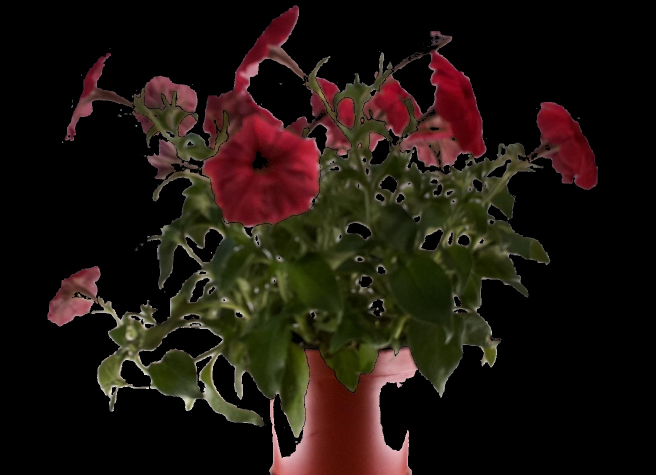
#> input picture Images/0000_extracted_pot.jpg, 1311 x 949 px, given in place of I, which was not available (shown at 1/2 size); the run also reads 1 picture not shown here
$ python -i CalculateOF.py   (imports and definitions only)
#> lines starting #> are read from the running program, lines starting #| are printed output that depends on the picture; after the words box and inside, x2 and y2 are one past the last pixel; in counts of white or black regions, pixels touching at a corner belong together; pictures that were not available may be replaced by others from this repository, and a replacement may not be noted
import cv2
import numpy as np
import os
from glob import glob

def load_images_from_folder(folder):
    """
    Load tất cả các khung hình từ thư mục timelapse.
    """
    images = []
    for filename in sorted(glob.glob(os.path.join(folder, "*.jpg"))):  # Đảm bảo khung hình được load theo thứ tự
        img = cv2.imread(filename)
        if img is not None:
            images.append(img)
    return images

def segment_color(image):
    """
    Phân đoạn lá (xanh) và hoa (đỏ) từ khung hình.
    """
    hsv = cv2.cvtColor(image, cv2.COLOR_BGR2HSV)

    # Define range for green color (increased range)
    lower_green = np.array([15, 10, 10], dtype=np.uint8)  # Lowered lower bound for green hue
    upper_green = np.array([115, 255, 255], dtype=np.uint8)  # Raised upper bound for green hue
    mask_green = cv2.inRange(hsv, lower_green, upper_green)

    # Phạm vi màu đỏ (hoa)
    lower_red1 = np.array([0, 50, 50], dtype=np.uint8)
    upper_red1 = np.array([10, 255, 255], dtype=np.uint8)
    lower_red2 = np.array([170, 50, 50], dtype=np.uint8)
    upper_red2 = np.array([180, 255, 255], dtype=np.uint8)
    mask_red1 = cv2.inRange(hsv, lower_red1, upper_red1)
    mask_red2 = cv2.inRange(hsv, lower_red2, upper_red2)
    mask_red = cv2.bitwise_or(mask_red1, mask_red2)

    return mask_green, mask_red

def compute_optical_flow(prev_frame, next_frame, mask):
    """
    Tính optical flow giữa hai khung hình dựa trên mask (lá hoặc hoa).
    """
    prev_gray = cv2.cvtColor(prev_frame, cv2.COLOR_BGR2GRAY)
    next_gray = cv2.cvtColor(next_frame, cv2.COLOR_BGR2GRAY)

    # Optical flow Farneback
    flow = cv2.calcOpticalFlowFarneback(prev_gray, next_gray, None,
                                        0.5, 3, 15, 3, 5, 1.2, 0)

    # Tách độ lớn và hướng chuyển động
    magnitude, angle = cv2.cartToPolar(flow[..., 0], flow[..., 1])

    # Áp dụng mask
    magnitude = cv2.bitwise_and(magnitude, magnitude, mask=mask)

    return magnitude, angle

def analyze_timelapse(image_files):
    """
    Phân tích toàn bộ timelapse, tính optical flow cho lá và hoa.
    """
    results = {
        "green": [],  # Chuyển động của lá
        "red": []     # Chuyển động của hoa
    }

    for i in range(len(image_files) - 1):

        # Lấy hai khung hình liên tiếp
        # frame1, frame2 = images[i], images[i + 1]
        frame1 = cv2.imread(image_files[i])
        frame2 = cv2.imread(image_files[i + 1])

        # Phân đoạn lá và hoa
        mask_green, mask_red = segment_color(frame1)

        # Tính optical flow cho lá
        magnitude_green, angle_green = compute_optical_flow(frame1, frame2, mask_green)
        results["green"].append((magnitude_green, angle_green))

        # Tính optical flow cho hoa
        magnitude_red, angle_red = compute_optical_flow(frame1, frame2, mask_red)
        results["red"].append((magnitude_red, angle_red))
        print(i, ":", image_files[i])
        # print(i, ":", magnitude_green,":", angle_green,":", magnitude_red,":", angle_red)
        # print("-------------------------------------")

    return results

def summarize_results(results):
    """
    Tổng hợp kết quả optical flow để rút ra thông tin.
    """
    summary = {
        "green_movement": [],
        "red_movement": []
    }

    # Tổng hợp độ lớn chuyển động
    for mag_green, _ in results["green"]:
        avg_movement_green = np.mean(mag_green[mag_green > 0])  # Chỉ lấy các điểm có chuyển động
        summary["green_movement"].append(avg_movement_green)

    for mag_red, _ in results["red"]:
        avg_movement_red = np.mean(mag_red[mag_red > 0])
        summary["red_movement"].append(avg_movement_red)

    return summary

# --- Chạy chương trình ---
# Thư mục chứa ảnh timelapse
timelapse_folder = "D:/Jeju/Thai/Dataset/Flower timelapse"  # Thay bằng thư mục chứa ảnh
image_files = sorted(glob(os.path.join(timelapse_folder, "*.jpg")))
# images = load_images_from_folder(timelapse_folder)

# Phân tích optical flow
results = analyze_timelapse(image_files)

# Tổng hợp và hiển thị kết quả
summary = summarize_results(results)
# [2 lines not run here, left out]

>>> result = analyze_timelapse('Images/0000_extracted_pot.jpg')
#> call 2 of analyze_timelapse, with image_files = 'Images/0000_extracted_pot.jpg'
#> in analyze_timelapse, frame1 is the input picture: shape (949, 1311, 3); mean B, G, R 14.5, 20.8, 29.8
#> in segment_color, `hsv = cv2.cvtColor(image, cv2.COLOR_BGR2HSV)`: hsv: shape (949, 1311, 3); mean H, S, V 27, 71.5, 30.9
#> in segment_color, `mask_green = cv2.inRange(hsv, lower_green, upper_green)`:
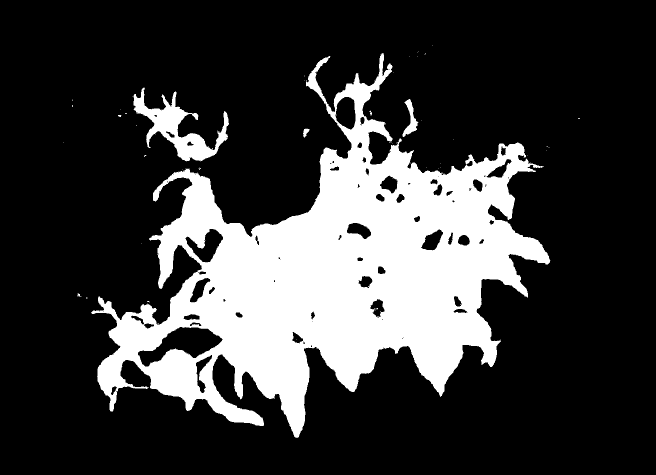
#> mask_green: shape (949, 1311) (shown at 1/2 size); 22.9% white; 64 white regions (57 under 20 px), largest, box (x1, y1, x2, y2) and area: (182, 106, 1101, 876) 275215, (267, 175, 458, 323) 8986, (805, 198, 837, 274) 906
#> in segment_color, `mask_red1 = cv2.inRange(hsv, lower_red1, upper_red1)`:
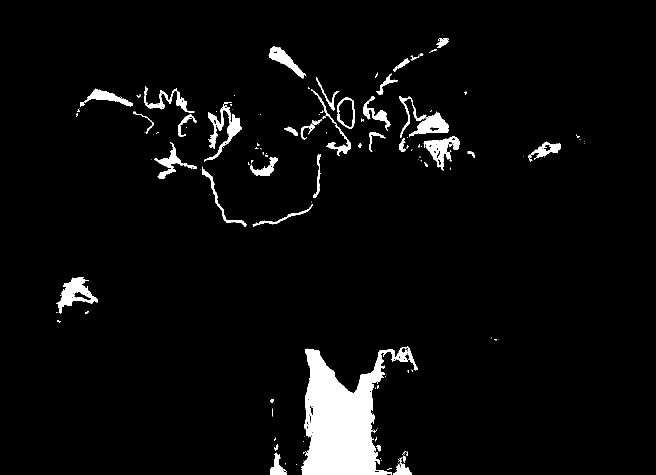
#> mask_red1: shape (949, 1311) (shown at 1/2 size); 4.4% white; 147 white regions (98 under 20 px), largest, box (x1, y1, x2, y2) and area: (602, 693, 836, 949) 29338, (112, 554, 195, 628) 2398, (408, 204, 484, 323) 2297
#> in segment_color, `mask_red2 = cv2.inRange(hsv, lower_red2, upper_red2)`:
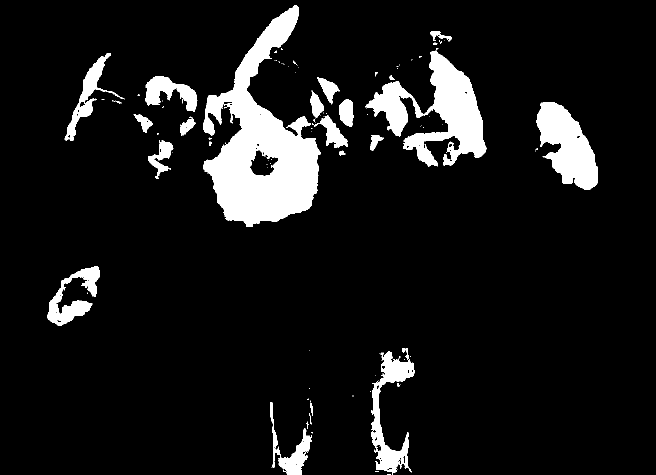
#> mask_red2: shape (949, 1311) (shown at 1/2 size); 9.2% white; 108 white regions (80 under 20 px), largest, box (x1, y1, x2, y2) and area: (406, 11, 641, 454) 47493, (733, 101, 973, 333) 22079, (1073, 204, 1196, 380) 12583
#> in segment_color, `mask_red = cv2.bitwise_or(mask_red1, mask_red2)`:
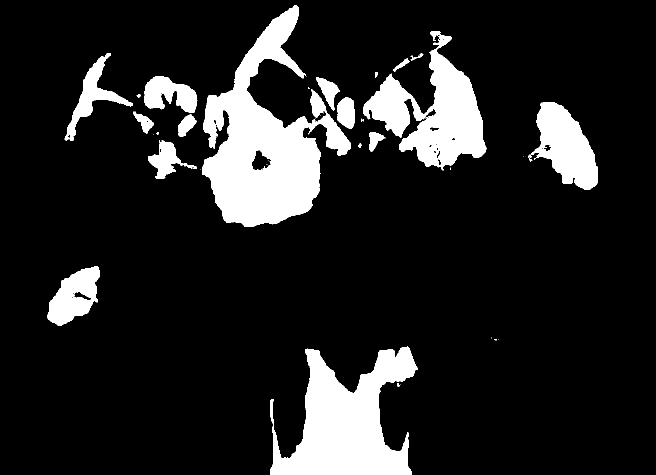
#> mask_red: shape (949, 1311) (shown at 1/2 size); 13.6% white; 37 white regions (16 under 20 px), largest, box (x1, y1, x2, y2) and area: (404, 11, 702, 454) 58084, (540, 693, 836, 949) 41921, (726, 62, 973, 341) 28949
#> in compute_optical_flow, `prev_gray = cv2.cvtColor(prev_frame, cv2.COLOR_BGR2GRAY)`:
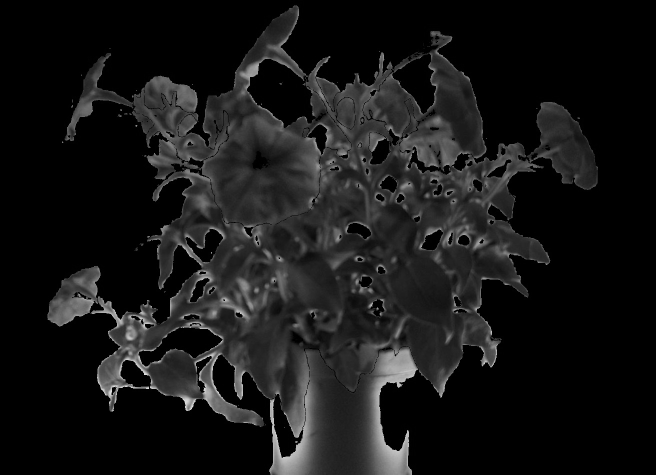
#> prev_gray: shape (949, 1311) (shown at 1/2 size); min 0, max 247, mean 22.8
#> (the run stopped early here; a loop or call above may not have finished)
